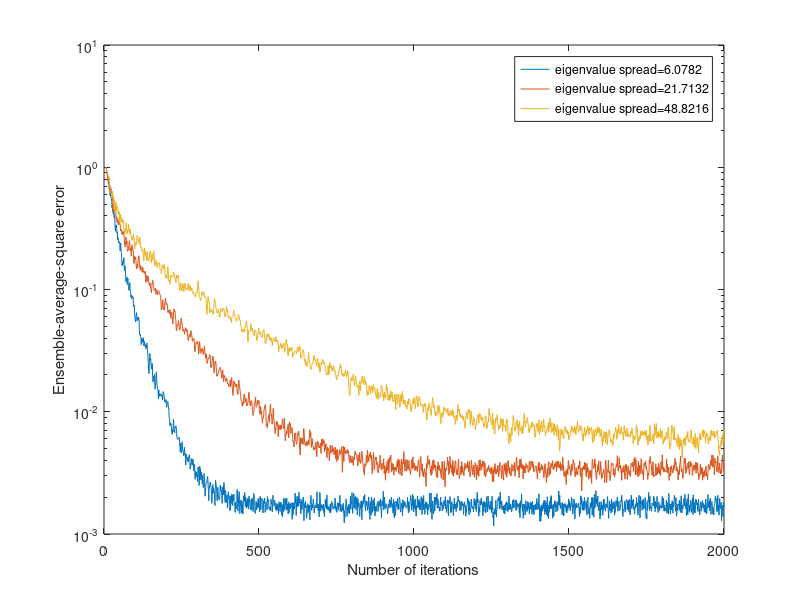

Reproduce this figure in MATLAB.

clear all
W=[2.9 3.3 3.5];
step_size=0.025;
noise_power=0.001;
M = 11;
N = 2001;
K=200;
delay = 7;
J = zeros(length(step_size),N);

for s=1:length(W)
    n = 1:3;
    h1 = 0.5*(1+cos((2*pi/W(s))*(n-2)));    
    h = [zeros(1) h1];
    JJ= zeros(K,N);
    H=[h zeros(1,M-1)];
    for jj=2:M
        H(jj,:)=circshift(H(jj-1,:),1);
    end
    R=H*H.'+noise_power*eye(M);

    [V D] = eig(R);
    eigen_v = diag(D);
    eigen_spread = max(eigen_v)/min(eigen_v)
    for i=1:K
        x=(rand(1,N)>0.5)*2-1;
        u=conv(x,h);
        u=u+sqrt(noise_power)*randn(1,length(u));
        u=u(1:end-3);
        w=zeros(1,M);
        for n=1:N
            if n<M
                 u2=[u(n:-1:1) zeros(1,M-n)];
            else
                u2=u(n:-1:n-(M-1));
            end
            y=w*u2';
            if n>delay
                e=x(n-delay)-y;
                w=w+step_size*e*u2;
                JJ(i,n)=abs(e)^2;
            end
        end
    end
    
    J(s,:)=sum(JJ,1)/K;
end

semilogy(0:N-1,J);
%legend('step size=0.075','step size=0.025','step size=0.0075')
legend('eigenvalue spread=6.0782','eigenvalue spread=21.7132','eigenvalue spread=48.8216')
xlabel('Number of iterations')
ylabel('Ensemble-average-square error')
axis([0 N-1 10^-3 10^1]);

H=[h zeros(1,M-1)];
for jj=2:M
    H(jj,:)=circshift(H(jj-1,:),1);
end
R=H*H.'+noise_power*eye(M);
    
[V D] = eig(R);
eigen_v = diag(D);
eigen_spread = max(eigen_v)/min(eigen_v);
